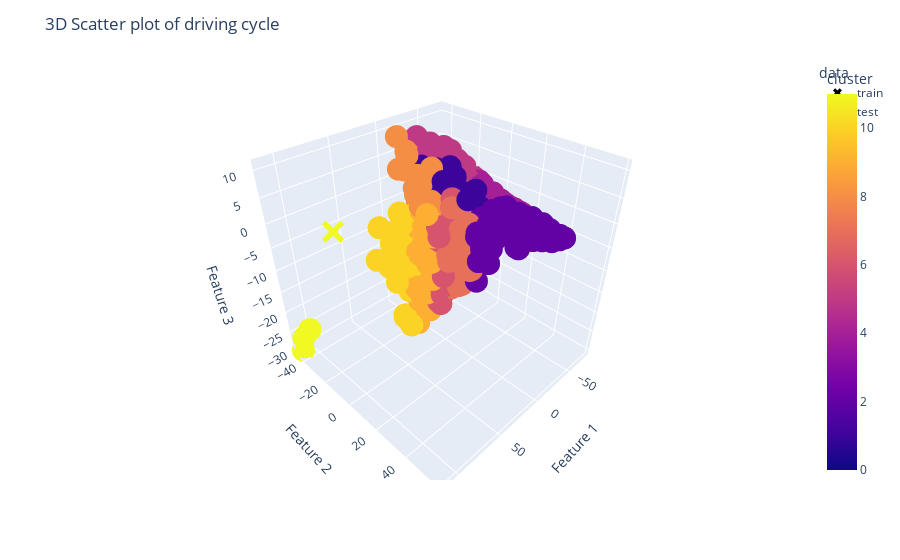

Here is the notebook cell this chart was saved with:
### Code cell
df_train_pca['data']='train'
df_test_pca['data'] = 'test'

df_pca = pd.concat([df_train_pca,df_test_pca])
fig = px.scatter_3d(df_pca,x='PC1',y='PC2',z='PC3',color='cluster',symbol='data',
                    symbol_map={'train':'x','test':'circle'})
fig.update_layout(title='3D Scatter plot of driving cycle',
                  scene=dict(xaxis_title='Feature 1',yaxis_title='Feature 2', zaxis_title='Feature 3'))

fig.show()

### Figure 1 — Plotly figure (JSON) as saved in the notebook; plotly's stock layout.template omitted (floating-point values rounded to 4 significant figures; data arrays with more than 128 entries replaced by an {"elided": "..."} marker saying what was removed)
{"data": [{"hovertemplate": "data=train<br>PC1=%{x}<br>PC2=%{y}<br>PC3=%{z}<br>cluster=%{marker.color}<extra></extra>", "legendgroup": "train", "marker": {"color": [0, 1, 2, 3, 4, 5, 6, 7, 8, 9, 10, 11], "coloraxis": "coloraxis", "symbol": "x"}, "mode": "markers", "name": "train", "scene": "scene", "showlegend": true, "type": "scatter3d", "x": [-75.9, -2.371, 7.08, -48.15, -45.58, -44.77, 19.94, 18.73, 24.38, 28.74, 34.74, 83.17], "y": [-16.94, 10.97, 28.99, -2.168, -1.387, -7.507, 10.7, 14.19, -2.633, -1.26, -8.129, -24.83], "z": [-3.715, -0.6299, 0.7889, 1.155, 1.29, 2.603, -2.356, -2.371, 3.925, -0.9908, 1.22, -0.918]}, {"hovertemplate": "data=test<br>PC1=%{x}<br>PC2=%{y}<br>PC3=%{z}<br>cluster=%{marker.color}<extra></extra>", "legendgroup": "test", "marker": {"color": {"elided": "648 int values"}, "coloraxis": "coloraxis", "symbol": "circle"}, "mode": "markers", "name": "test", "scene": "scene", "showlegend": true, "type": "scatter3d", "x": {"elided": "648 float values"}, "y": {"elided": "648 float values"}, "z": {"elided": "648 float values"}}], "layout": {"coloraxis": {"colorbar": {"title": {"text": "cluster"}}, "colorscale": [[0, "#0d0887"], [0.1111, "#46039f"], [0.2222, "#7201a8"], [0.3333, "#9c179e"], [0.4444, "#bd3786"], [0.5556, "#d8576b"], [0.6667, "#ed7953"], [0.7778, "#fb9f3a"], [0.8889, "#fdca26"], [1, "#f0f921"]]}, "legend": {"title": {"text": "data"}, "tracegroupgap": 0}, "margin": {"t": 60}, "scene": {"domain": {"x": [0, 1], "y": [0, 1]}, "xaxis": {"title": {"text": "Feature 1"}}, "yaxis": {"title": {"text": "Feature 2"}}, "zaxis": {"title": {"text": "Feature 3"}}}, "title": {"text": "3D Scatter plot of driving cycle"}}}
